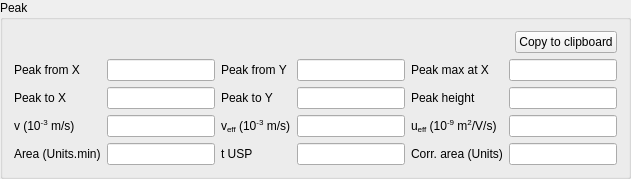
            <widget class="CollapsibleGroupBox" name="qgb_peakResults">
             <property name="sizePolicy">
              <sizepolicy hsizetype="MinimumExpanding" vsizetype="Preferred">
               <horstretch>0</horstretch>
               <verstretch>0</verstretch>
              </sizepolicy>
             </property>
             <property name="title">
              <string>Peak</string>
             </property>
             <layout class="QVBoxLayout" name="verticalLayout_11">
              <item>
               <layout class="QHBoxLayout" name="horizontalLayout_8">
                <item>
                 <spacer name="horizontalSpacer_7">
                  <property name="orientation">
                   <enum>Qt::Horizontal</enum>
                  </property>
                  <property name="sizeHint" stdset="0">
                   <size>
                    <width>40</width>
                    <height>20</height>
                   </size>
                  </property>
                 </spacer>
                </item>
                <item>
                 <widget class="QPushButton" name="qpb_ctcPeak">
                  <property name="text">
                   <string>Copy to clipboard</string>
                  </property>
                 </widget>
                </item>
               </layout>
              </item>
              <item>
               <layout class="QGridLayout" name="gridLayout_4">
                <item row="2" column="4">
                 <widget class="QLabel" name="ql_uPeak">
                  <property name="text">
                   <string>&lt;html&gt;&lt;head/&gt;&lt;body&gt;&lt;p&gt;u&lt;span style=&quot; vertical-align:sub;&quot;&gt;eff&lt;/span&gt; (10&lt;span style=&quot; vertical-align:super;&quot;&gt;-9&lt;/span&gt; m&lt;span style=&quot; vertical-align:super;&quot;&gt;2&lt;/span&gt;/V/s)&lt;/p&gt;&lt;/body&gt;&lt;/html&gt;</string>
                  </property>
                 </widget>
                </item>
                <item row="0" column="3">
                 <widget class="FloatingValueLineEdit" name="qle_peakFromYRes">
                  <property name="sizePolicy">
                   <sizepolicy hsizetype="MinimumExpanding" vsizetype="Fixed">
                    <horstretch>0</horstretch>
                    <verstretch>0</verstretch>
                   </sizepolicy>
                  </property>
                  <property name="minimumSize">
                   <size>
                    <width>25</width>
                    <height>0</height>
                   </size>
                  </property>
                  <property name="focusPolicy">
                   <enum>Qt::ClickFocus</enum>
                  </property>
                  <property name="alignment">
                   <set>Qt::AlignRight|Qt::AlignTrailing|Qt::AlignVCenter</set>
                  </property>
                  <property name="readOnly">
                   <bool>true</bool>
                  </property>
                 </widget>
                </item>
                <item row="3" column="0">
                 <widget class="QLabel" name="ql_areaPeak">
                  <property name="text">
                   <string>Area (Units.min)</string>
                  </property>
                 </widget>
                </item>
                <item row="2" column="5">
                 <widget class="FloatingValueLineEdit" name="qle_uPeak">
                  <property name="sizePolicy">
                   <sizepolicy hsizetype="MinimumExpanding" vsizetype="Fixed">
                    <horstretch>0</horstretch>
                    <verstretch>0</verstretch>
                   </sizepolicy>
                  </property>
                  <property name="minimumSize">
                   <size>
                    <width>25</width>
                    <height>0</height>
                   </size>
                  </property>
                  <property name="focusPolicy">
                   <enum>Qt::ClickFocus</enum>
                  </property>
                  <property name="alignment">
                   <set>Qt::AlignRight|Qt::AlignTrailing|Qt::AlignVCenter</set>
                  </property>
                  <property name="readOnly">
                   <bool>true</bool>
                  </property>
                 </widget>
                </item>
                <item row="0" column="0">
                 <widget class="QLabel" name="ql_peakFromX_2">
                  <property name="text">
                   <string>Peak from X</string>
                  </property>
                 </widget>
                </item>
                <item row="0" column="4">
                 <widget class="QLabel" name="ql_peakX_2">
                  <property name="text">
                   <string>Peak max at X</string>
                  </property>
                 </widget>
                </item>
                <item row="0" column="1">
                 <widget class="FloatingValueLineEdit" name="qle_peakFromXRes">
                  <property name="sizePolicy">
                   <sizepolicy hsizetype="MinimumExpanding" vsizetype="Fixed">
                    <horstretch>0</horstretch>
                    <verstretch>0</verstretch>
                   </sizepolicy>
                  </property>
                  <property name="minimumSize">
                   <size>
                    <width>25</width>
                    <height>0</height>
                   </size>
                  </property>
                  <property name="focusPolicy">
                   <enum>Qt::ClickFocus</enum>
                  </property>
                  <property name="alignment">
                   <set>Qt::AlignRight|Qt::AlignTrailing|Qt::AlignVCenter</set>
                  </property>
                  <property name="readOnly">
                   <bool>true</bool>
                  </property>
                 </widget>
                </item>
                <item row="0" column="5">
                 <widget class="FloatingValueLineEdit" name="qle_peakXRes">
                  <property name="sizePolicy">
                   <sizepolicy hsizetype="MinimumExpanding" vsizetype="Fixed">
                    <horstretch>0</horstretch>
                    <verstretch>0</verstretch>
                   </sizepolicy>
                  </property>
                  <property name="minimumSize">
                   <size>
                    <width>25</width>
                    <height>0</height>
                   </size>
                  </property>
                  <property name="focusPolicy">
                   <enum>Qt::ClickFocus</enum>
                  </property>
                  <property name="alignment">
                   <set>Qt::AlignRight|Qt::AlignTrailing|Qt::AlignVCenter</set>
                  </property>
                  <property name="readOnly">
                   <bool>true</bool>
                  </property>
                 </widget>
                </item>
                <item row="3" column="3">
                 <widget class="FloatingValueLineEdit" name="qle_hvlTUSP">
                  <property name="sizePolicy">
                   <sizepolicy hsizetype="MinimumExpanding" vsizetype="Fixed">
                    <horstretch>0</horstretch>
                    <verstretch>0</verstretch>
                   </sizepolicy>
                  </property>
                  <property name="minimumSize">
                   <size>
                    <width>25</width>
                    <height>0</height>
                   </size>
                  </property>
                  <property name="focusPolicy">
                   <enum>Qt::ClickFocus</enum>
                  </property>
                  <property name="alignment">
                   <set>Qt::AlignRight|Qt::AlignTrailing|Qt::AlignVCenter</set>
                  </property>
                  <property name="readOnly">
                   <bool>true</bool>
                  </property>
                 </widget>
                </item>
                <item row="2" column="3">
                 <widget class="FloatingValueLineEdit" name="qle_vPeakEff">
                  <property name="sizePolicy">
                   <sizepolicy hsizetype="MinimumExpanding" vsizetype="Fixed">
                    <horstretch>0</horstretch>
                    <verstretch>0</verstretch>
                   </sizepolicy>
                  </property>
                  <property name="minimumSize">
                   <size>
                    <width>25</width>
                    <height>0</height>
                   </size>
                  </property>
                  <property name="focusPolicy">
                   <enum>Qt::ClickFocus</enum>
                  </property>
                  <property name="alignment">
                   <set>Qt::AlignRight|Qt::AlignTrailing|Qt::AlignVCenter</set>
                  </property>
                  <property name="readOnly">
                   <bool>true</bool>
                  </property>
                 </widget>
                </item>
                <item row="1" column="2">
                 <widget class="QLabel" name="ql_peakToY_2">
                  <property name="text">
                   <string>Peak to Y</string>
                  </property>
                 </widget>
                </item>
                <item row="2" column="0">
                 <widget class="QLabel" name="ql_vPeak">
                  <property name="text">
                   <string>&lt;html&gt;&lt;head/&gt;&lt;body&gt;&lt;p&gt;v (10&lt;span style=&quot; vertical-align:super;&quot;&gt;-3&lt;/span&gt; m/s)&lt;/p&gt;&lt;/body&gt;&lt;/html&gt;</string>
                  </property>
                 </widget>
                </item>
                <item row="2" column="1">
                 <widget class="FloatingValueLineEdit" name="qle_vPeak">
                  <property name="sizePolicy">
                   <sizepolicy hsizetype="MinimumExpanding" vsizetype="Fixed">
                    <horstretch>0</horstretch>
                    <verstretch>0</verstretch>
                   </sizepolicy>
                  </property>
                  <property name="minimumSize">
                   <size>
                    <width>25</width>
                    <height>0</height>
                   </size>
                  </property>
                  <property name="focusPolicy">
                   <enum>Qt::ClickFocus</enum>
                  </property>
                  <property name="alignment">
                   <set>Qt::AlignRight|Qt::AlignTrailing|Qt::AlignVCenter</set>
                  </property>
                  <property name="readOnly">
                   <bool>true</bool>
                  </property>
                 </widget>
                </item>
                <item row="1" column="3">
                 <widget class="FloatingValueLineEdit" name="qle_peakToYRes">
                  <property name="sizePolicy">
                   <sizepolicy hsizetype="MinimumExpanding" vsizetype="Fixed">
                    <horstretch>0</horstretch>
                    <verstretch>0</verstretch>
                   </sizepolicy>
                  </property>
                  <property name="minimumSize">
                   <size>
                    <width>25</width>
                    <height>0</height>
                   </size>
                  </property>
                  <property name="focusPolicy">
                   <enum>Qt::ClickFocus</enum>
                  </property>
                  <property name="alignment">
                   <set>Qt::AlignRight|Qt::AlignTrailing|Qt::AlignVCenter</set>
                  </property>
                  <property name="readOnly">
                   <bool>true</bool>
                  </property>
                 </widget>
                </item>
                <item row="2" column="2">
                 <widget class="QLabel" name="ql_vPeakRel">
                  <property name="text">
                   <string>&lt;html&gt;&lt;head/&gt;&lt;body&gt;&lt;p&gt;v&lt;span style=&quot; vertical-align:sub;&quot;&gt;eff&lt;/span&gt; (10&lt;span style=&quot; vertical-align:super;&quot;&gt;-3&lt;/span&gt; m/s)&lt;/p&gt;&lt;/body&gt;&lt;/html&gt;</string>
                  </property>
                 </widget>
                </item>
                <item row="3" column="2">
                 <widget class="QLabel" name="ql_hvlTUSP">
                  <property name="text">
                   <string>t USP</string>
                  </property>
                 </widget>
                </item>
                <item row="3" column="1">
                 <widget class="FloatingValueLineEdit" name="qle_areaPeak">
                  <property name="sizePolicy">
                   <sizepolicy hsizetype="MinimumExpanding" vsizetype="Fixed">
                    <horstretch>0</horstretch>
                    <verstretch>0</verstretch>
                   </sizepolicy>
                  </property>
                  <property name="minimumSize">
                   <size>
                    <width>25</width>
                    <height>0</height>
                   </size>
                  </property>
                  <property name="focusPolicy">
                   <enum>Qt::ClickFocus</enum>
                  </property>
                  <property name="alignment">
                   <set>Qt::AlignRight|Qt::AlignTrailing|Qt::AlignVCenter</set>
                  </property>
                 </widget>
                </item>
                <item row="0" column="2">
                 <widget class="QLabel" name="ql_peakFromY_2">
                  <property name="text">
                   <string>Peak from Y</string>
                  </property>
                 </widget>
                </item>
                <item row="1" column="4">
                 <widget class="QLabel" name="ql_peakHeight_2">
                  <property name="text">
                   <string>Peak height</string>
                  </property>
                 </widget>
                </item>
                <item row="1" column="1">
                 <widget class="FloatingValueLineEdit" name="qle_peakToXRes">
                  <property name="sizePolicy">
                   <sizepolicy hsizetype="MinimumExpanding" vsizetype="Fixed">
                    <horstretch>0</horstretch>
                    <verstretch>0</verstretch>
                   </sizepolicy>
                  </property>
                  <property name="minimumSize">
                   <size>
                    <width>25</width>
                    <height>0</height>
                   </size>
                  </property>
                  <property name="focusPolicy">
                   <enum>Qt::ClickFocus</enum>
                  </property>
                  <property name="alignment">
                   <set>Qt::AlignRight|Qt::AlignTrailing|Qt::AlignVCenter</set>
                  </property>
                  <property name="readOnly">
                   <bool>true</bool>
                  </property>
                 </widget>
                </item>
                <item row="1" column="5">
                 <widget class="FloatingValueLineEdit" name="qle_peakHeightRes">
                  <property name="sizePolicy">
                   <sizepolicy hsizetype="MinimumExpanding" vsizetype="Fixed">
                    <horstretch>0</horstretch>
                    <verstretch>0</verstretch>
                   </sizepolicy>
                  </property>
                  <property name="minimumSize">
                   <size>
                    <width>25</width>
                    <height>0</height>
                   </size>
                  </property>
                  <property name="focusPolicy">
                   <enum>Qt::ClickFocus</enum>
                  </property>
                  <property name="alignment">
                   <set>Qt::AlignRight|Qt::AlignTrailing|Qt::AlignVCenter</set>
                  </property>
                  <property name="readOnly">
                   <bool>true</bool>
                  </property>
                 </widget>
                </item>
                <item row="1" column="0">
                 <widget class="QLabel" name="ql_peakToX_2">
                  <property name="text">
                   <string>Peak to X</string>
                  </property>
                 </widget>
                </item>
                <item row="3" column="4">
                 <widget class="QLabel" name="ql_correctedArea">
                  <property name="text">
                   <string>Corr. area (Units)</string>
                  </property>
                 </widget>
                </item>
                <item row="3" column="5">
                 <widget class="FloatingValueLineEdit" name="qle_correctedArea">
                  <property name="readOnly">
                   <bool>true</bool>
                  </property>
                 </widget>
                </item>
               </layout>
              </item>
             </layout>
            </widget>
